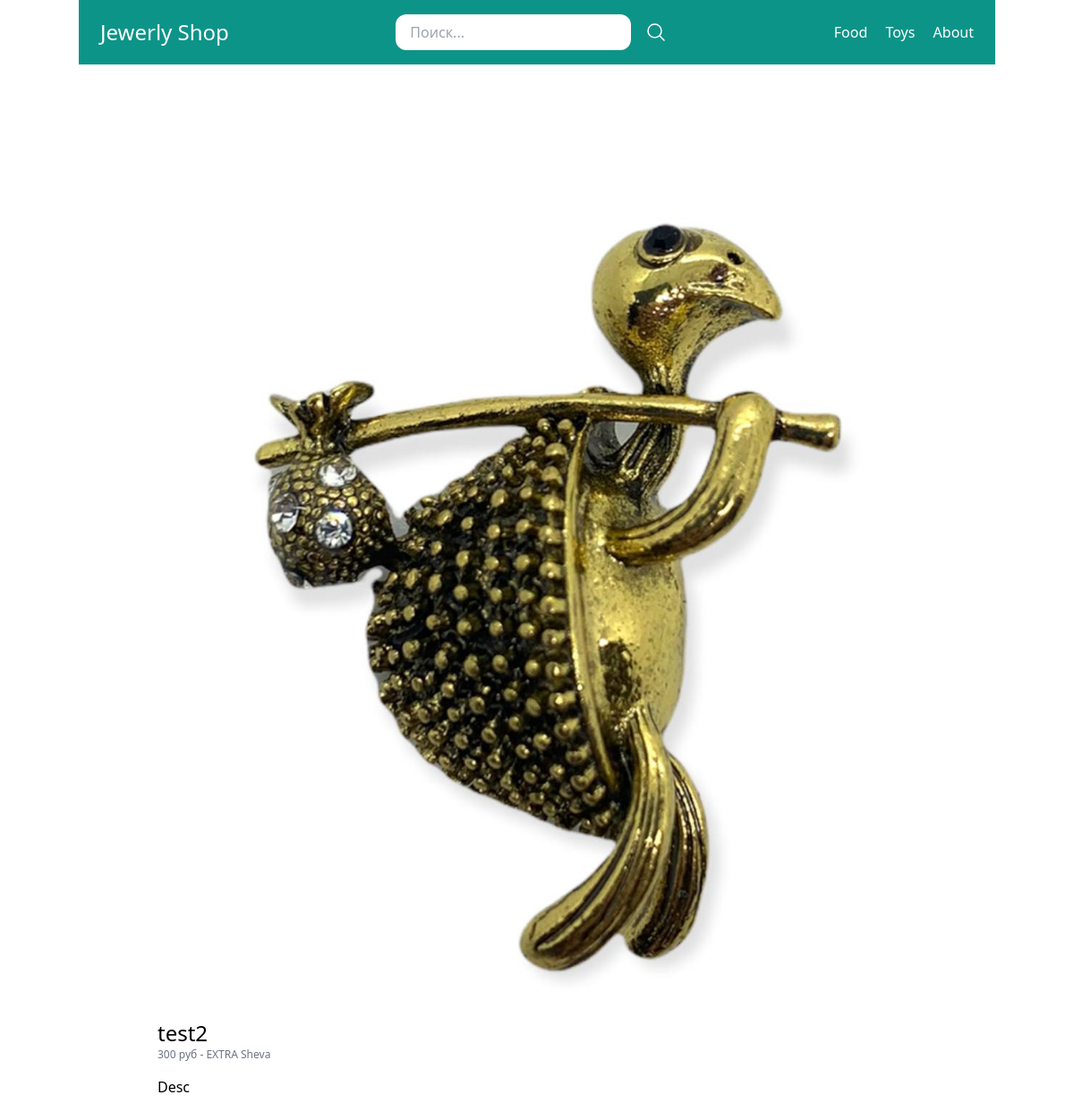
Page /food/test/ on the committed database.
### store/models.py (models this page shows, shortened)
class Category(models.Model):
    title = models.CharField(max_length=50, verbose_name='Название')
    slug = models.SlugField(max_length=50, verbose_name='Слаг')
    class Meta:
        verbose_name = 'Категория(ю)'
        verbose_name_plural = 'Категории'

class Product(models.Model):
    DRAFT = 'Черновик'
    WAITING_APPROVAL = 'Ожидает подтверждения'
    ACTIVE = 'Активный'
    DELETED = 'Удалён'
    STATUS_CHOICES = (
        (DRAFT, 'Черновик'),
        (WAITING_APPROVAL, 'Ожидает подтверждения'),
        (ACTIVE, 'Активный'),
        (DELETED, 'Удалён'),
    )
    user = models.ForeignKey(
        User, related_name='products', on_delete=models.CASCADE, verbose_name='Пользователь')
    category = models.ForeignKey(
        Category, related_name='products', on_delete=models.CASCADE, verbose_name='Категория')
    title = models.CharField(max_length=50, verbose_name='Название')
    slug = models.SlugField(max_length=50, verbose_name='Слаг')
    description = models.TextField(blank=True, verbose_name='Описание')
    price = models.IntegerField()
    created_at = models.DateTimeField(auto_now_add=True)
    updated_at = models.DateTimeField(auto_now=True)
    image = models.ImageField(upload_to='uploads/product_images/', blank=True, null=True)
    status = models.CharField(
        max_length=50, verbose_name='Статус', choices=STATUS_CHOICES, default=ACTIVE)
    class Meta:
        verbose_name = 'Товар'
        verbose_name_plural = 'Товары'
        ordering = ('-created_at',)
    def get_display_price(self):
        return self.price

### store/views.py (the view)
# urls.py: path('<slug:category_slug>/<slug:slug>/', views.product_detail, name='product_detail'),
def product_detail(request, category_slug, slug):
    product = get_object_or_404(Product, slug=slug, status=Product.ACTIVE)
    return render(request, 'store/product_detail.html', {
        'product': product
    })

### store/templatetags/menu.py (called while the page is built)
@register.inclusion_tag('core/menu.html')
def menu():
    categories = Category.objects.all()
    return {'categories': categories}

### store/templates/store/product_detail.html (shortened to what this page needs)
{% extends 'core/base.html' %}
{% block content %}
{% if product.image %}
<div class="image mb-4">
    <img src="{{ product.image.url }}" alt="Image of {{ product.title }}">
</div>
{% endif %}
    <h1 class='text-2xl'>{{ product.title }}</h1>
    <p class='text-xs text-gray-500'>{{ product.get_display_price }} руб
        -
        <a href="{% url 'vendor_detail' product.user.id %}">
        {% firstof product.user.get_full_name product.user.username %}</a>
    </p>
    {% if product.description %}
        <p class='mt-4'>
        {{ product.description }}
        </p>
    {% endif %}
 {% endblock %}

### core/templates/core/menu.html (shortened to what this page needs)
{% for category in categories %}
<a href="{% url 'category_detail' category.slug %}" class="text-white">{{ category.title }}</a>
{% endfor %}
<a href="{% url 'about' %}" class="text-white">About</a>

### rows in the picture
Category: title "Food"
Category: title "Toys"
Product: image (picture), title "test2", get_display_price "300", user.last_name "EXTRA Sheva", description "Desc"
